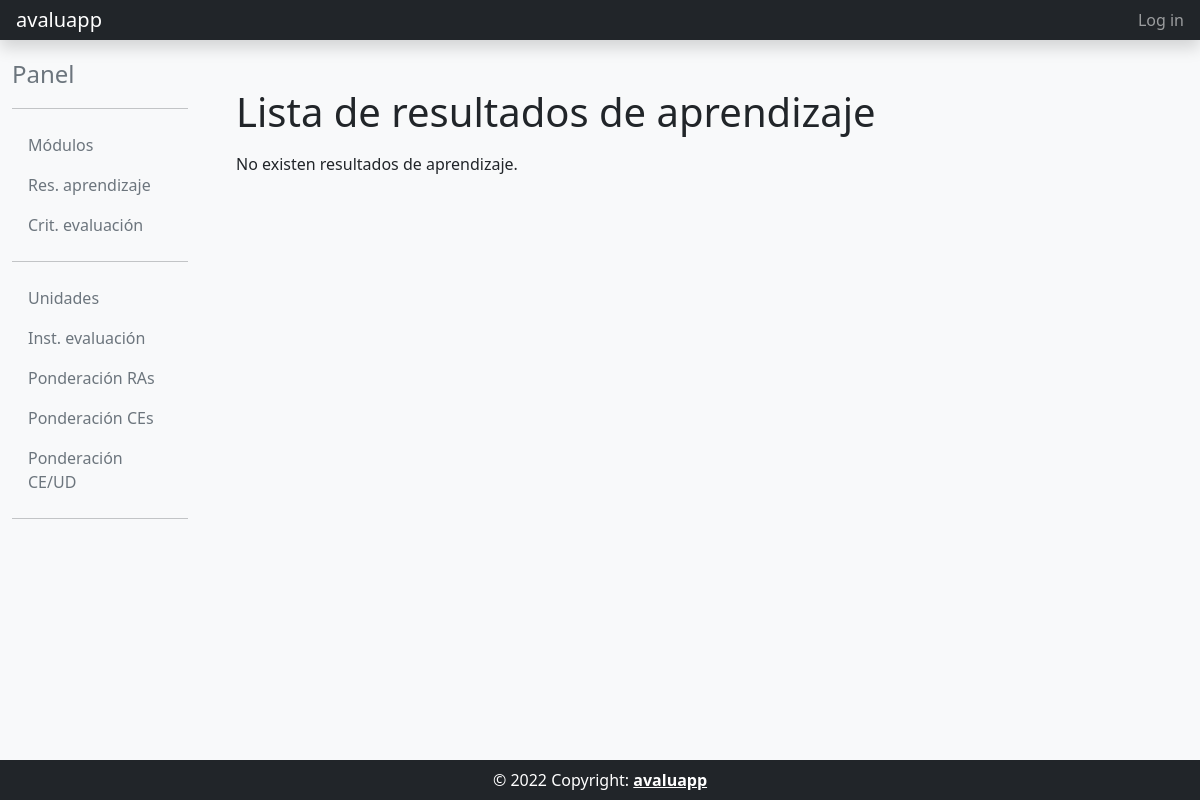
Page /ra_list/ on the earlier database version.
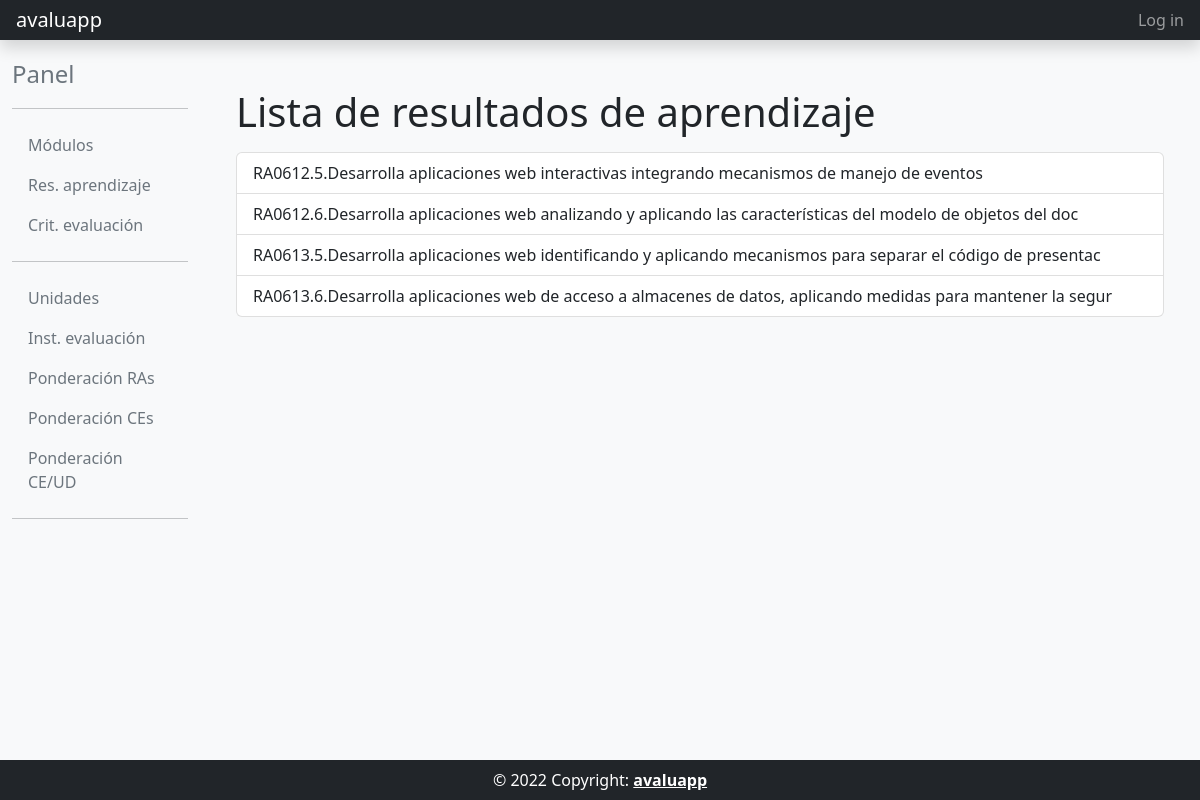
Same page on the later database version.
### core/models.py (models this page shows)
class ResAprendizaje(models.Model):
    modulo = models.ForeignKey(Modulo,on_delete=models.PROTECT)
    codigo = models.CharField(max_length = 10, verbose_name="codigo", unique=True)
    descripcion = models.TextField(verbose_name="Descripcion")
    def __str__(self):
        return f"{self.codigo}.{self.descripcion[:100]}"
    class Meta:
        unique_together =[["modulo","codigo"]]
        verbose_name = "Resultado de aprendizaje"
        verbose_name_plural = "Resultados de aprendizaje"
        ordering = ['codigo']

### core/views.py (the view)
# urls.py: path('ra_list/', core_views.RAListView.as_view(), name='ra_list'),
class RAListView(ListView):
    model = ResAprendizaje
    template_name = 'core/ra_list.html'

### templates/core/ra_list.html
{% extends "common/base_intranet.html" %}
{% block main_content %}
<div class="container">
    <h1>Lista de resultados de aprendizaje</h1>
    <ul class="list-group mt-3 ">
    {% for ra in object_list %}
        <a href="{% url 'ra_detail' ra.id %}" class="list-group-item list-group-item-action">{{ ra }}</a>
    {% empty %}
        <p>No existen resultados de aprendizaje.</p>
    {% endfor %}
    </ul>
</div>
{% endblock main_content %}

Differences in the rows shown:
added ResAprendizaje: codigo+descripcion "RA0612.5.Desarrolla aplicaciones web interactivas integrando mecanismos de manejo de eventos"
added ResAprendizaje: codigo+descripcion "RA0612.6.Desarrolla aplicaciones web analizando y aplicando las características del modelo de objetos del doc"
added ResAprendizaje: codigo+descripcion "RA0613.5.Desarrolla aplicaciones web identificando y aplicando mecanismos para separar el código de presentac"
added ResAprendizaje: codigo+descripcion "RA0613.6.Desarrolla aplicaciones web de acceso a almacenes de datos, aplicando medidas para mantener la segur"
Other differences:
text no longer shown: "No existen resultados de aprendizaje."
